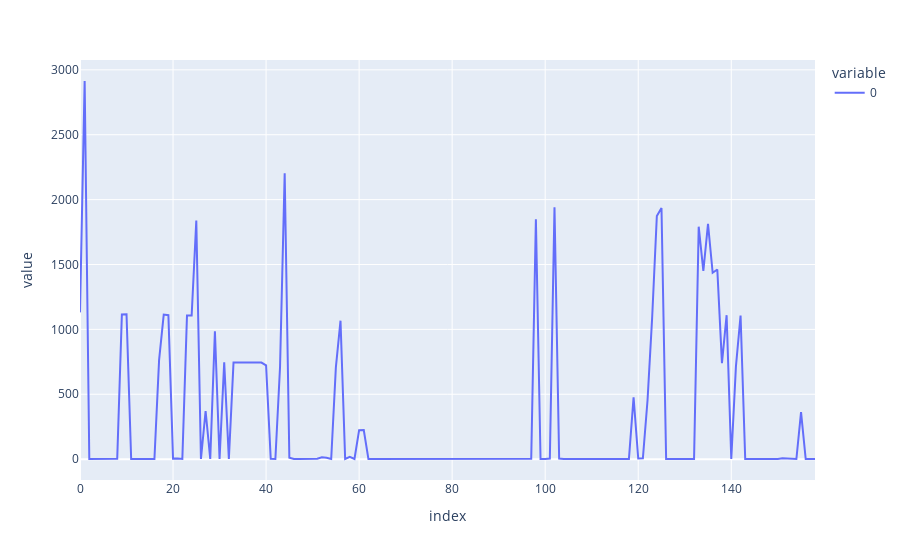

Notebook cell for this chart:
### Code cell
px.line(time_range)

### Figure 1 — Plotly figure (JSON) as saved in the notebook; plotly's stock layout.template omitted (floating-point values rounded to 4 significant figures; data arrays with more than 128 entries replaced by an {"elided": "..."} marker saying what was removed)
{"data": [{"hovertemplate": "variable=0<br>index=%{x}<br>value=%{y}<extra></extra>", "legendgroup": "0", "line": {"color": "#636efa", "dash": "solid"}, "marker": {"symbol": "circle"}, "mode": "lines", "name": "0", "orientation": "v", "showlegend": true, "type": "scatter", "x": {"elided": "159 int values"}, "xaxis": "x", "y": {"elided": "159 int values"}, "yaxis": "y"}], "layout": {"legend": {"title": {"text": "variable"}, "tracegroupgap": 0}, "margin": {"t": 60}, "xaxis": {"anchor": "y", "domain": [0, 1], "title": {"text": "index"}}, "yaxis": {"anchor": "x", "domain": [0, 1], "title": {"text": "value"}}}}
